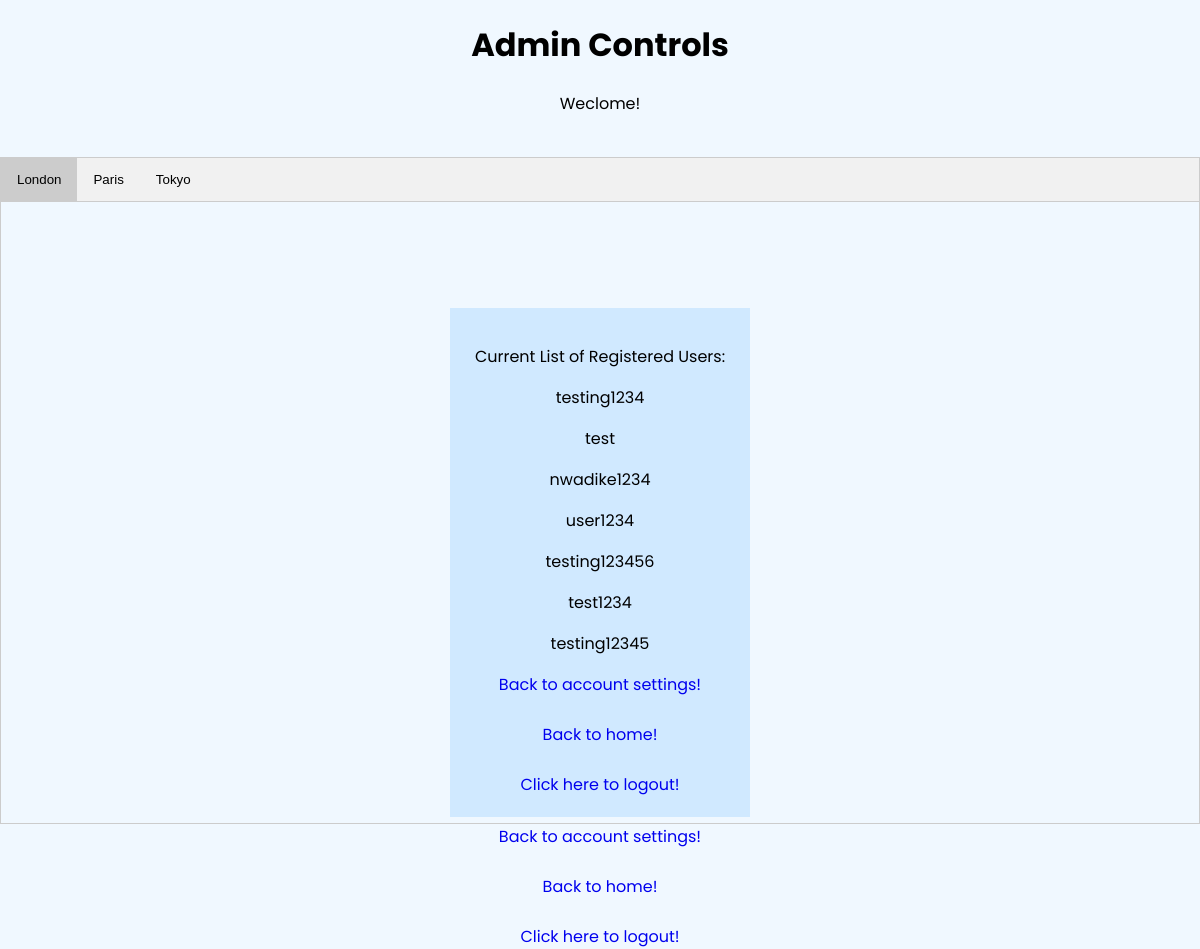
The app's page /admin.php (signed in), older data.
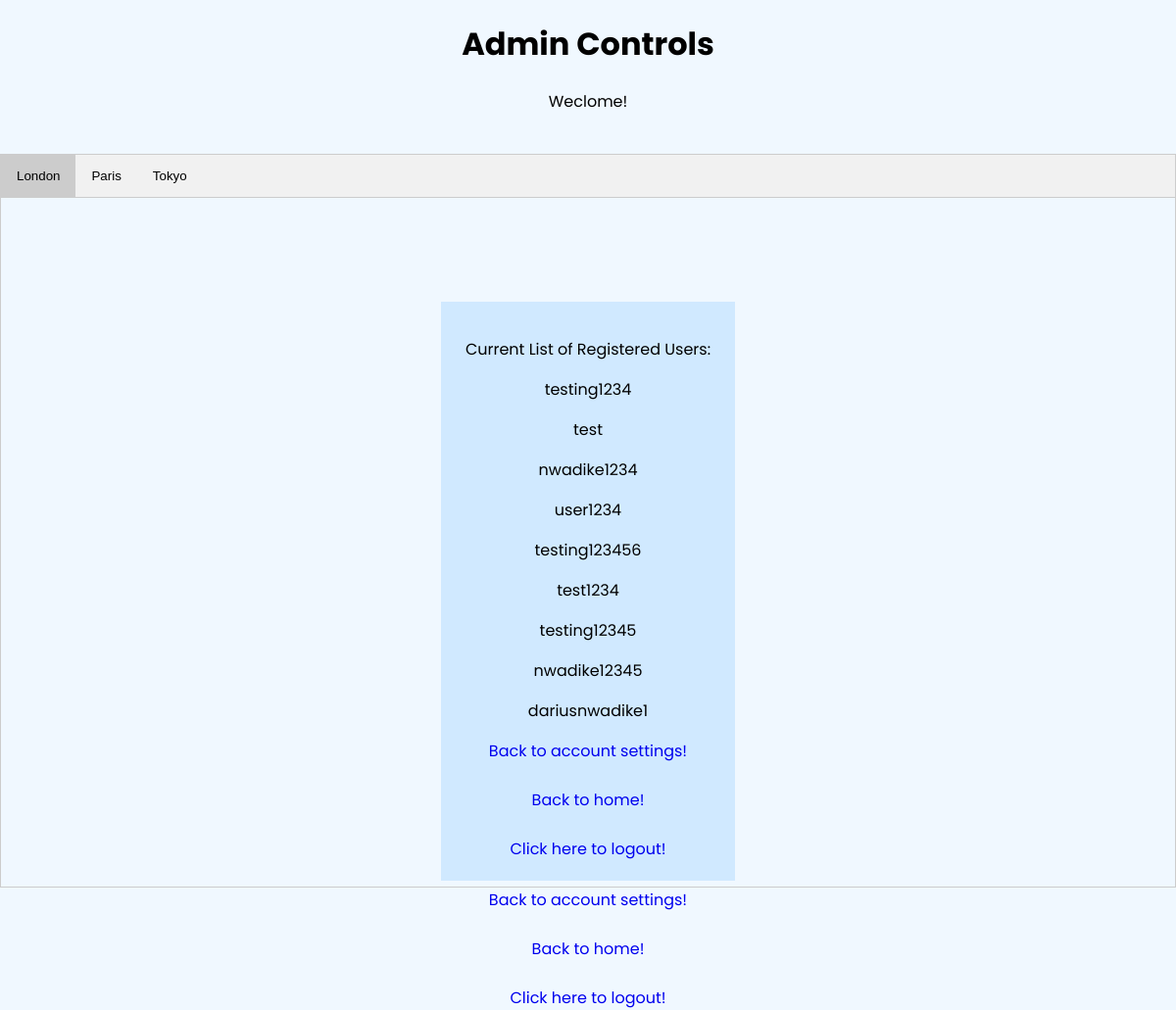
The same page, newer data.
### tables this page shows
CREATE TABLE `users` (
  `id` bigint(20) NOT NULL,
  `user_id` bigint(20) NOT NULL,
  `firstName` text NOT NULL,
  `lastName` text NOT NULL,
  `email` text NOT NULL,
  `address` text NOT NULL,
  `city` text NOT NULL,
  `state` text NOT NULL,
  `zipCode` text NOT NULL,
  `user_name` varchar(100) NOT NULL,
  `password` varchar(100) NOT NULL,
  `birthday` date NOT NULL,
  `date` timestamp NOT NULL DEFAULT current_timestamp() ON UPDATE current_timestamp(),
  `user_type` int(11) NOT NULL
);

### admin.php (the view, shortened to what this page needs)
<?php
	include("connection.php");
    $queryUsers = 'SELECT * FROM users WHERE user_type = 0';
    $users = mysqli_query($con, $queryUsers);
?>
<!doctype HTML>
<html lang="english">
    <head>
        <link rel="stylesheet" href="css/account.css">
        <center><h1>Admin Controls</h1></center>
    </head>
    <body>
        <center>
            <p>Weclome!</p><br>
            <div class="tab">
                <button class="tablinks" id="defaultOpen" onclick="openCity(event, 'London')">London</button>
                <button class="tablinks" onclick="openCity(event, 'Paris')">Paris</button>
                <button class="tablinks" onclick="openCity(event, 'Tokyo')">Tokyo</button>
            </div>
            <div id="London" class="tabcontent">
                <div id="box">
                    <center><p>Current List of Registered Users:</p></center>
                    <?php foreach ($users as $user) : ?>
                        <center><p><?php echo $user['user_name']; ?></p></center>
                    <?php endforeach; ?>
                    <a href="account.php">Back to account settings!</a><br><br>
                    <a href="home.php">Back to home!</a><br><br>
                    <a href="logout.php">Click here to logout!</a><br>
                </div>
            </div>
            <div>
                <a href="account.php">Back to account settings!</a><br><br>
                <a href="home.php">Back to home!</a><br><br>
                <a href="logout.php">Click here to logout!</a><br>
            </div>
        </center>
    </body>
</html>

### css/account.css (style rules this page uses)
body { margin: 0px; padding: 0px; font-family: poppins; background-color: aliceblue; }
* { box-sizing: border-box; }
a { text-decoration: none; }
#box { background-color: rgb(208, 233, 255); margin: auto; margin-top: 100px; width: 300px; padding: 20px; }
.tab { overflow: hidden; border: 1px solid #ccc; background-color: #f1f1f1; }
.tab button { background-color: inherit; float: left; border: none; outline: none; cursor: pointer; padding: 14px 16px; transition: 0.3s; }
.tab button.active { background-color: #ccc; }
.tabcontent { display: none; padding: 6px 12px; border: 1px solid #ccc; border-top: none; }

Row changes from the older to the newer data that the page shows:
added users: user_name "nwadike12345"
added users: user_name "dariusnwadike1"
